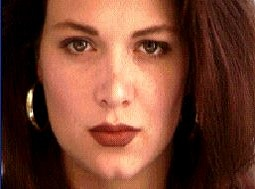
#> input picture 112First/電腦繪圖/HW/HW2/SourceCode/images/women.jpg, 255 x 189 px, found by its file name
$ python main.py
#> lines starting #> are read from the running program, lines starting #| are printed output that depends on the picture
import cv2
import numpy as np
import matplotlib.pyplot as plt
import math
from math import log10, atan2, cos, sin, sqrt
import os

src_line_list = [] # Source
dest_line_list = [] # Destination
dest2_line_list = [] # Destination2
result_images = []

warp_line_list_dest = []
warp_line_list_dest2 = []
count = 0
frame_count = 30

class CvPoint():
    def __init__(self, x, y):
        self.x = x
        self.y = y

class Line:

    # [312 lines left out: functions PQ_to_MLA, MLA_to_PQ, get_u, get_v, get_point, get_weight and 7 more, not called in this run]


if __name__ == "__main__":
    # Initialize images
    imageSource = cv2.imread('.\images\women.jpg')
#> imageSource is the input picture: shape (189, 255, 3); mean B, G, R 49.3, 67, 116.7
    imageDest = cv2.imread('.\images\cheetah.jpg')
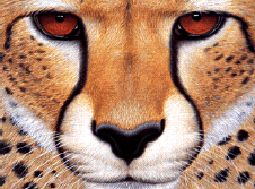
#> input picture 112First/電腦繪圖/HW/HW2/SourceCode/images/cheetah.jpg, 255 x 189 px, found by its file name
#> imageDest is the input picture: shape (189, 255, 3); mean B, G, R 110.5, 133.8, 174.5
    imageDest2 = cv2.imread('.\images\wife.jpg')
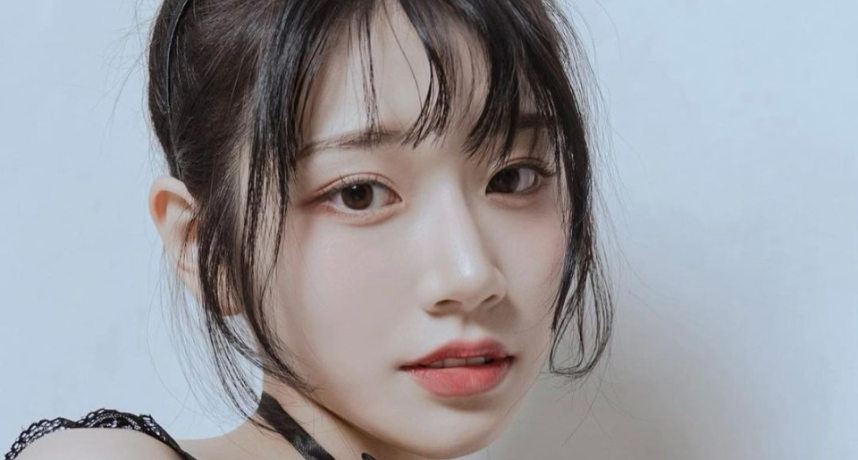
#> input picture 112First/電腦繪圖/HW/HW2/SourceCode/images/wife.jpg, 858 x 460 px, found by its file name
#> imageDest2 is the input picture: shape (460, 858, 3); mean B, G, R 160.7, 154.9, 154.3
    print(imageDest2.shape)
#| (460, 858, 3)
    # Check image dimensions and resize if necessary
    if imageSource.shape != imageDest.shape:
        imageDest = cv2.resize(imageDest, (imageSource.shape[1], imageSource.shape[0]))

    if imageDest.shape != imageDest2.shape:
        imageDest2 = cv2.resize(imageDest2, (imageDest.shape[1], imageDest.shape[0]))
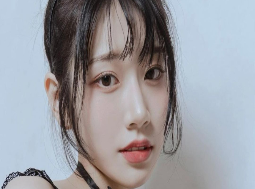
#> imageDest2: shape (189, 255, 3); mean B, G, R 160.6, 154.9, 154.2

    Heights, Widths, Channels = imageSource.shape # 189, 255, 3
#> Heights = 189; Widths = 255; Channels = 3
    print(Heights, Widths, Channels)
#| 189 255 3

    print("Do you want to draw? Press y(yes) or n(no)")

     # Create windows
    WINDOW_X = 100
    WINDOW_Y = 200
    PADDING = 20
    cv2.namedWindow("Image 1")
    cv2.namedWindow("Image 2")
    cv2.namedWindow("Image 3")


    cv2.moveWindow('Image 1', WINDOW_X, WINDOW_Y)
    cv2.moveWindow('Image 2', WINDOW_X + PADDING + imageSource.shape[1], WINDOW_Y)
    cv2.moveWindow('Image 3', WINDOW_X + PADDING*2 + 2*imageDest.shape[1], WINDOW_Y)


    imageSourceCopy = imageSource.copy()
    imageDestCopy = imageDest.copy()
    imageDest2Copy = imageDest2.copy()


    # Show images
    cv2.imshow('Image 1', imageSourceCopy)
    cv2.imshow('Image 2', imageDestCopy)
    cv2.imshow('Image 3', imageDest2Copy)


    while True:
        key1 = cv2.waitKey(0)
#> (key Esc is pressed here)

        if key1 == ord("y"):
            want_to_draw = True
            break
        elif key1 == ord("n"):
            want_to_draw = False
            break


    if want_to_draw:

        # Initialize variables for draw interactive line
        SourceStart = None
        SourceStart_x = None
        SourceStart_y = None
        SourceEnd = None
        DestStart = None
        DestStart_x = None
        DestStart_y = None
        DestEnd = None
        Dest2Start = None
        Dest2Start_x = None
        Dest2Start_y = None
        Dest2End = None
        SourceDrag = False
        DestDrag = False
        Dest2Drag = False
        SourceActive = False
        DestActive = False
        Dest2Active = False

        cv2.setMouseCallback('Image 1', onMouseImageSource)
        cv2.setMouseCallback('Image 2', onMouseImageDest)
        cv2.setMouseCallback('Image 3', onMouseImageDest2)


        print("Usage:")
        print("Press 'a' to add new pairs of feature lines.")
        print("Press 's' to start warping.")

        while True:
            key = cv2.waitKey(0)
            if key == 97:
                SourceActive = True
            elif key == 115:
                print("Computing...")
                break
    else:
        Source = [[112, 41, 111, 104], [62, 43, 92, 47], [138, 48, 167, 45], [89, 131, 138, 131], [41, 76, 57, 142], [187, 76, 171, 149]]
        Dest = [[129, 48, 129, 134], [35, 17, 72, 30], [174, 29, 221, 17], [84, 181, 171, 181], [6, 46, 7, 156], [246, 45, 246, 146]]
        Dest2 = [[133, 81, 141, 127], [96, 81, 115,80], [147, 77, 161, 71], [121, 150, 151, 147], [66, 114, 80, 149], [169, 102, 159, 160]]
        for i in range(len(Source)):
            S_line = Line()
            D_line = Line()
            D2_line = Line()

            S_line.P = CvPoint(Source[i][0], Source[i][1])
            S_line.Q = CvPoint(Source[i][2], Source[i][3])
            D_line.P = CvPoint(Dest[i][0], Dest[i][1])
            D_line.Q = CvPoint(Dest[i][2], Dest[i][3])
            D2_line.P = CvPoint(Dest2[i][0], Dest2[i][1])
            D2_line.Q = CvPoint(Dest2[i][2], Dest2[i][3])

            S_line.PQ_to_MLA()
            D_line.PQ_to_MLA()
            D2_line.PQ_to_MLA()

            src_line_list.append(S_line)
            dest_line_list.append(D_line)
            dest2_line_list.append(D2_line)
    dest_line_list_copy = dest_line_list
    for i in range(len(src_line_list)):
        src_line = src_line_list[i]
        dest_line = dest_line_list[i]
        dest2_line = dest2_line_list[i]
        warp_line_list_dest.append(gen_warp_line(src_line, dest_line))

    for i in range(len(dest2_line_list)):
        dest_line2 = dest_line_list_copy[i]
        dest2_line = dest2_line_list[i]
        warp_line_list_dest2.append(gen_warp_line(dest_line2, dest2_line))

    warp_image(imageSource, imageDest, src_line_list, dest_line_list, warp_line_list_dest)
    warp_image(imageDest, imageDest2, dest_line_list_copy, dest2_line_list, warp_line_list_dest2)
    read_img(result_images)
    print("Complete!")
